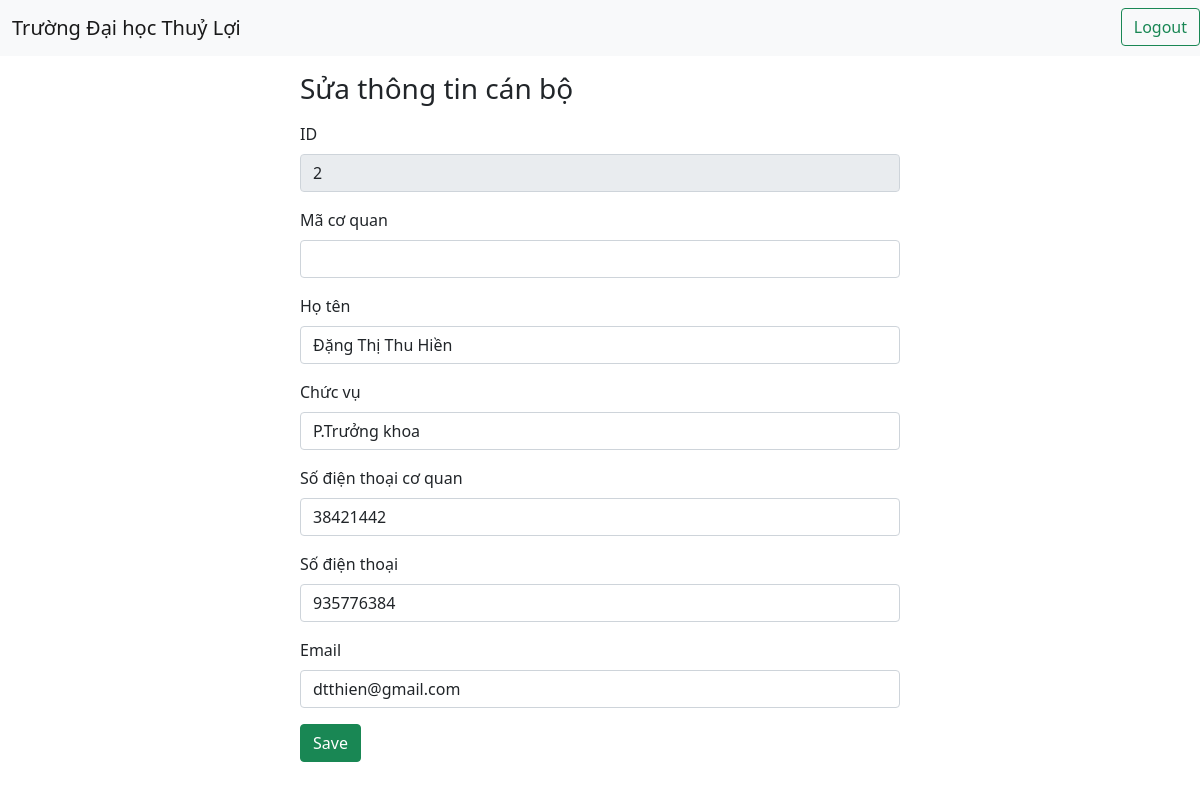
The page /admin/editCanbo.php?id=2 on the database its author committed.
### tables this page shows
CREATE TABLE `canbo` (
  `id` int(11) NOT NULL,
  `id_Dvi` int(11) DEFAULT NULL,
  `ten` varchar(50) NOT NULL,
  `chucvu` varchar(50) NOT NULL,
  `sdtCoquan` int(11) NOT NULL,
  `sdt` int(11) NOT NULL,
  `email` varchar(50) NOT NULL
);

### admin/editCanbo.php (the view, shortened to what this page needs)
<?php
    include("config/db.php");
    include("template/header.php");
    $id_can_sua = $_GET['id'];
    $sql = "select * FROM canbo WHERE id=$id_can_sua";
    $result = mysqli_query($conn,$sql);
    $row = mysqli_fetch_assoc($result);
?>
<h3 style="max-width:50%;margin : 1rem auto;">Sửa thông tin cán bộ</h3>
<form action="" method="post" style="max-width:50%;margin : 1rem auto;">
  <div class="mb-3">
    <label class="form-label">ID</label>
    <input type="text" class="form-control" value="<?php echo $row['id']; ?>" name="txtId" disabled>
  </div>
  <div class="mb-3">
    <label class="form-label">Mã cơ quan</label>
    <input type="text" class="form-control" value="<?php echo $row['id_Dvi']; ?>" name="txtId_Dvi">
  </div>
  <div class="mb-3">
    <label class="form-label">Họ tên</label>
    <input type="text" class="form-control" value="<?php echo $row['ten']; ?>" name="txtTen">
  </div>
  <div class="mb-3">
    <label class="form-label">Chức vụ</label>
    <input type="text" class="form-control" value="<?php echo $row['chucvu']; ?>" name="txtChucvu" list="datalistOptions">
  </div>
  <div class="mb-3">
    <label class="form-label">Số điện thoại cơ quan</label>
    <input type="text" class="form-control" value="<?php echo $row['sdtCoquan']; ?>" name="txtSdtCoquan">
  </div>
  <div class="mb-3">
    <label class="form-label">Số điện thoại</label>
    <input type="text" class="form-control" value="<?php echo $row['sdt']; ?>" name="txtSdt">
  </div>
  <div class="mb-3">
    <label class="form-label">Email</label>
    <input type="email" class="form-control" value="<?php echo $row['email']; ?>" name="txtEmail">
  </div>
  <input type="submit" name="btnEditCanbo" value="Save" class="btn btn-success">
</form>

### rows shown on the page
canbo: txtId "2", txtTen "Đặng Thị Thu Hiền", txtChucvu "P.Trưởng khoa", txtSdtCoquan "38421442", txtSdt "935776384", txtEmail "dtthien@gmail.com"
